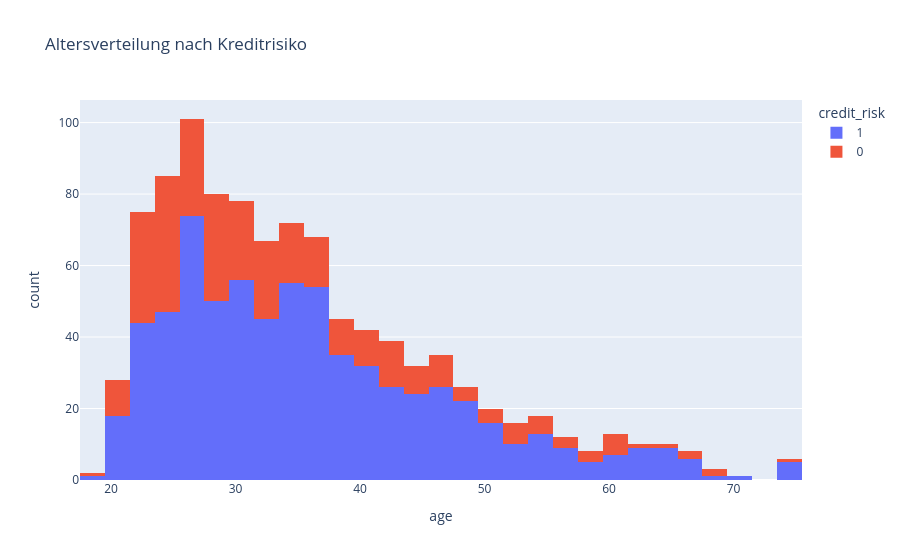
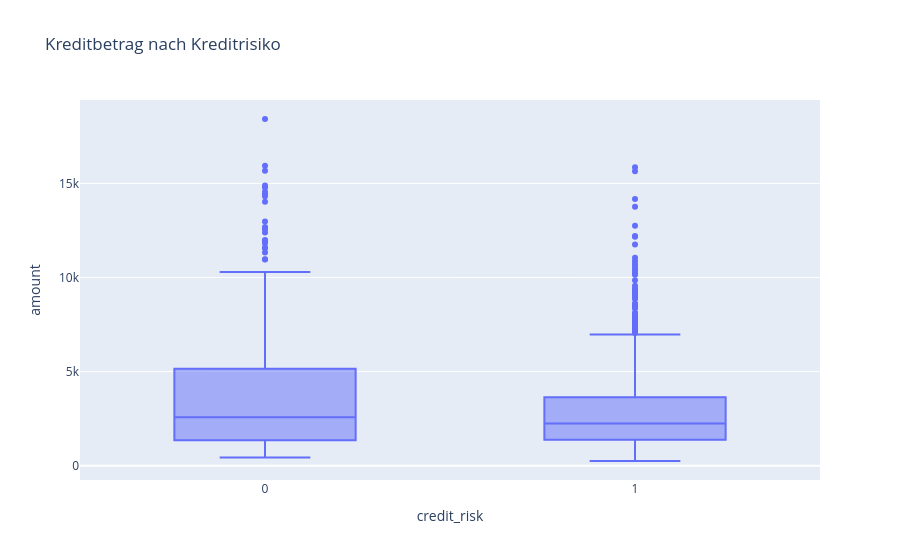
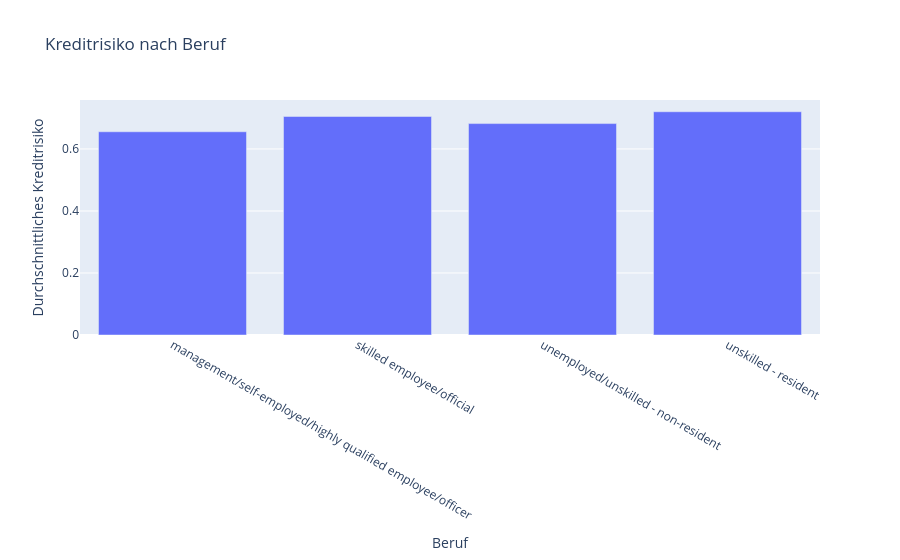

Notebook cell for these charts, in order:
### Markdown cell above
## 10. Dashboard-Elemente vorbereiten

### Code cell
import plotly.express as px
fig1 = px.histogram(
    df,
    x="age",
    color="credit_risk",
    title="Altersverteilung nach Kreditrisiko"
)

fig2 = px.box(
    df,
    x="credit_risk",
    y="amount",
    title="Kreditbetrag nach Kreditrisiko"
)

fig3 = px.bar(
    df.groupby("job", observed=True)["credit_risk"]
      .mean()
      .reset_index(),
    x="job",
    y="credit_risk",
    title="Kreditrisiko nach Beruf",
    labels={
        "credit_risk": "Durchschnittliches Kreditrisiko",
        "job": "Beruf"
    }
)

fig1.show()
fig2.show()
fig3.show()
#Chaque colonne = une feature

### Figure 1 — Plotly figure (JSON) as saved in the notebook; plotly's stock layout.template omitted (floating-point values rounded to 4 significant figures; data arrays with more than 128 entries replaced by an {"elided": "..."} marker saying what was removed)
{"data": [{"bingroup": "x", "hovertemplate": "credit_risk=1<br>age=%{x}<br>count=%{y}<extra></extra>", "legendgroup": "1", "marker": {"color": "#636efa", "pattern": {"shape": ""}}, "name": "1", "orientation": "v", "showlegend": true, "x": {"elided": "700 int values"}, "xaxis": "x", "yaxis": "y", "type": "histogram"}, {"bingroup": "x", "hovertemplate": "credit_risk=0<br>age=%{x}<br>count=%{y}<extra></extra>", "legendgroup": "0", "marker": {"color": "#EF553B", "pattern": {"shape": ""}}, "name": "0", "orientation": "v", "showlegend": true, "x": {"elided": "300 int values"}, "xaxis": "x", "yaxis": "y", "type": "histogram"}], "layout": {"xaxis": {"anchor": "y", "domain": [0.0, 1.0], "title": {"text": "age"}}, "yaxis": {"anchor": "x", "domain": [0.0, 1.0], "title": {"text": "count"}}, "legend": {"title": {"text": "credit_risk"}, "tracegroupgap": 0}, "title": {"text": "Altersverteilung nach Kreditrisiko"}, "barmode": "relative"}}

### Figure 2 — Plotly figure (JSON) as saved in the notebook; plotly's stock layout.template omitted (floating-point values rounded to 4 significant figures; data arrays with more than 128 entries replaced by an {"elided": "..."} marker saying what was removed)
{"data": [{"alignmentgroup": "True", "hovertemplate": "credit_risk=%{x}<br>amount=%{y}<extra></extra>", "legendgroup": "", "marker": {"color": "#636efa"}, "name": "", "notched": false, "offsetgroup": "", "orientation": "v", "showlegend": false, "x": {"elided": "1000 int values"}, "x0": " ", "xaxis": "x", "y": {"elided": "1000 int values"}, "y0": " ", "yaxis": "y", "type": "box"}], "layout": {"xaxis": {"anchor": "y", "domain": [0.0, 1.0], "title": {"text": "credit_risk"}}, "yaxis": {"anchor": "x", "domain": [0.0, 1.0], "title": {"text": "amount"}}, "legend": {"tracegroupgap": 0}, "title": {"text": "Kreditbetrag nach Kreditrisiko"}, "boxmode": "group"}}

### Figure 3 — Plotly figure (JSON) as saved in the notebook; plotly's stock layout.template omitted (floating-point values rounded to 4 significant figures)
{"data": [{"hovertemplate": "Beruf=%{x}<br>Durchschnittliches Kreditrisiko=%{y}<extra></extra>", "legendgroup": "", "marker": {"color": "#636efa", "pattern": {"shape": ""}}, "name": "", "orientation": "v", "showlegend": false, "textposition": "auto", "x": ["management/self-employed/highly qualified employee/officer", "skilled employee/official", "unemployed/unskilled - non-resident", "unskilled - resident"], "xaxis": "x", "y": [0.6554, 0.7048, 0.6818, 0.72], "yaxis": "y", "type": "bar"}], "layout": {"xaxis": {"anchor": "y", "domain": [0.0, 1.0], "title": {"text": "Beruf"}}, "yaxis": {"anchor": "x", "domain": [0.0, 1.0], "title": {"text": "Durchschnittliches Kreditrisiko"}}, "legend": {"tracegroupgap": 0}, "title": {"text": "Kreditrisiko nach Beruf"}, "barmode": "relative"}}
